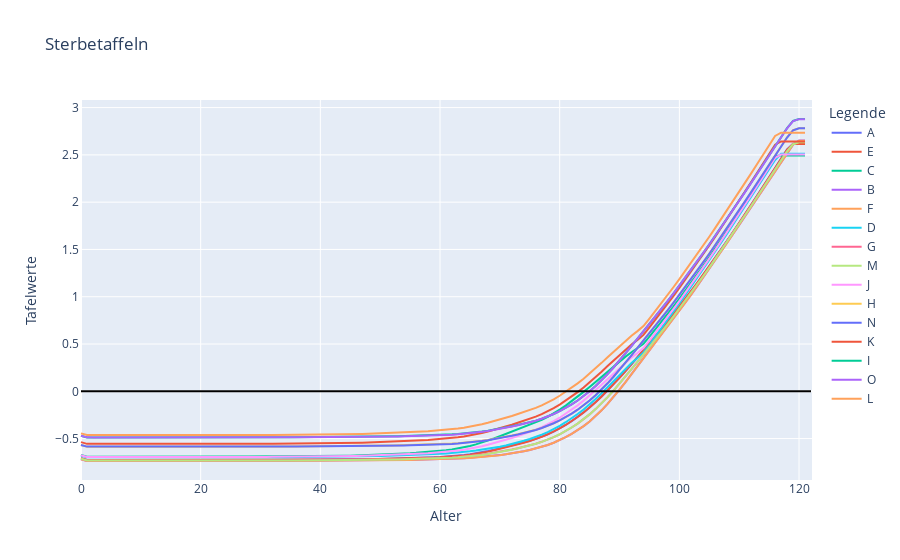

Write notebook code for a chart like this one.
### Code cell
fig = make_subplots(rows = 1, cols = 1)
columns = df_scaled_tafeln.columns
for i in range(len(df_scaled_tafeln.columns)):
    trace = go.Scatter(x = df_scaled_tafeln.index, y = df_scaled_tafeln[columns[i]], mode = "lines", name = columns[i])
    fig.add_trace(trace)
fig.add_shape(type='line', x0=0, y0=0, x1=size, y1=0, line=dict(color='Black'))
fig.update_layout(title = "Sterbetaffeln", xaxis_title = "Alter", yaxis_title = "Tafelwerte", legend_title = "Legende")
fig.show()
